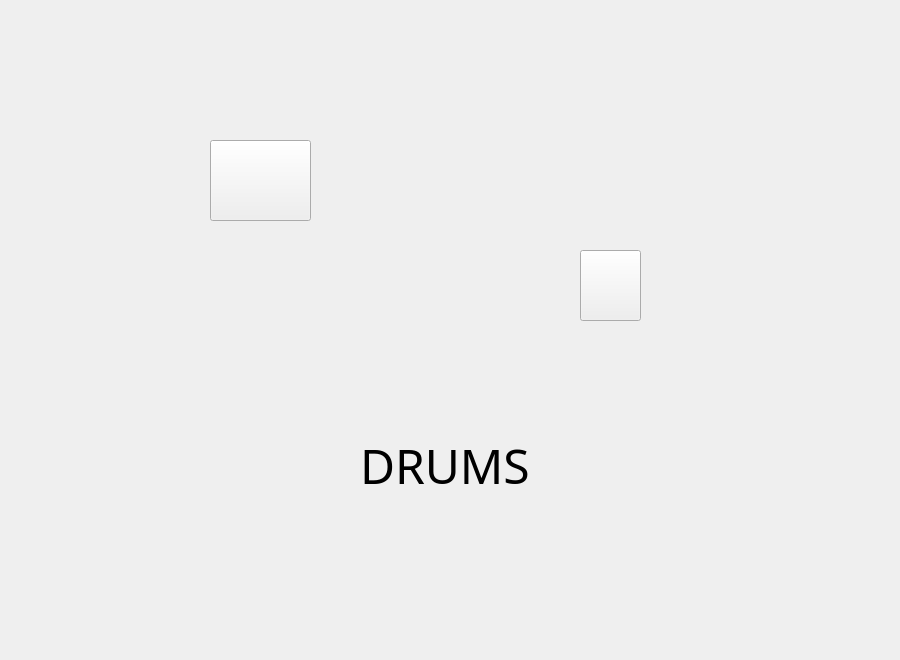
        <widget class="QWidget" name="DRUMS_PAGE">
         <widget class="QLabel" name="label_2">
          <property name="geometry">
           <rect>
            <x>0</x>
            <y>-80</y>
            <width>891</width>
            <height>651</height>
           </rect>
          </property>
          <property name="text">
           <string/>
          </property>
          <property name="pixmap">
           <pixmap>:/instro1/photo-1507838153414-b4b713384a76.jfif</pixmap>
          </property>
          <property name="scaledContents">
           <bool>true</bool>
          </property>
         </widget>
         <widget class="QLabel" name="label_5">
          <property name="geometry">
           <rect>
            <x>-80</x>
            <y>390</y>
            <width>361</width>
            <height>211</height>
           </rect>
          </property>
          <property name="text">
           <string/>
          </property>
          <property name="pixmap">
           <pixmap>:/instro1/pngwing.com.png</pixmap>
          </property>
          <property name="scaledContents">
           <bool>true</bool>
          </property>
         </widget>
         <widget class="QLabel" name="label_17">
          <property name="geometry">
           <rect>
            <x>40</x>
            <y>20</y>
            <width>421</width>
            <height>391</height>
           </rect>
          </property>
          <property name="text">
           <string/>
          </property>
          <property name="pixmap">
           <pixmap>:/instro1/drums2.png</pixmap>
          </property>
          <property name="scaledContents">
           <bool>true</bool>
          </property>
         </widget>
         <widget class="QLabel" name="label_18">
          <property name="geometry">
           <rect>
            <x>510</x>
            <y>80</y>
            <width>341</width>
            <height>301</height>
           </rect>
          </property>
          <property name="text">
           <string/>
          </property>
          <property name="pixmap">
           <pixmap>:/instro1/drums1.png</pixmap>
          </property>
          <property name="scaledContents">
           <bool>true</bool>
          </property>
         </widget>
         <widget class="QPushButton" name="DRUMS_1">
          <property name="geometry">
           <rect>
            <x>210</x>
            <y>140</y>
            <width>101</width>
            <height>81</height>
           </rect>
          </property>
          <property name="styleSheet">
           <string notr="true"/>
          </property>
          <property name="text">
           <string/>
          </property>
         </widget>
         <widget class="QPushButton" name="DRUMS_2">
          <property name="geometry">
           <rect>
            <x>580</x>
            <y>250</y>
            <width>61</width>
            <height>71</height>
           </rect>
          </property>
          <property name="text">
           <string/>
          </property>
         </widget>
         <widget class="QLabel" name="label_21">
          <property name="geometry">
           <rect>
            <x>360</x>
            <y>440</y>
            <width>231</width>
            <height>51</height>
           </rect>
          </property>
          <property name="font">
           <font>
            <family>Forte</family>
            <pointsize>36</pointsize>
           </font>
          </property>
          <property name="text">
           <string>DRUMS</string>
          </property>
         </widget>
        </widget>
